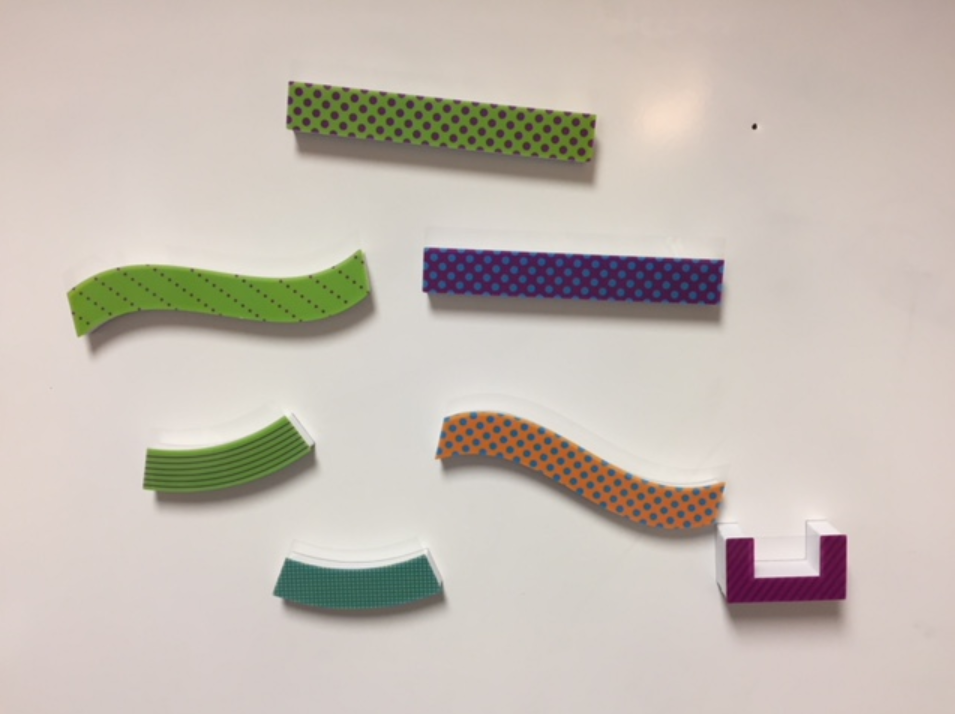
#> input picture all_parts.PNG, 955 x 714 px
$ python attempt1.py   (older library calls are emulated)
#> lines starting #> are read from the running program, lines starting #| are printed output that depends on the picture; after the words box and inside, x2 and y2 are one past the last pixel; in counts of white or black regions, pixels touching at a corner belong together; long printed decimals are rounded
import numpy as np
import cv2 as cv
import pdb


# read image
all = cv.imread('all_parts.PNG')
#> all is the input picture: shape (714, 955, 3); mean B, G, R 179.6, 188.6, 197.6
# [7 lines of commented-out code are left out]

gray_all = cv.cvtColor(all, cv.COLOR_BGR2GRAY)
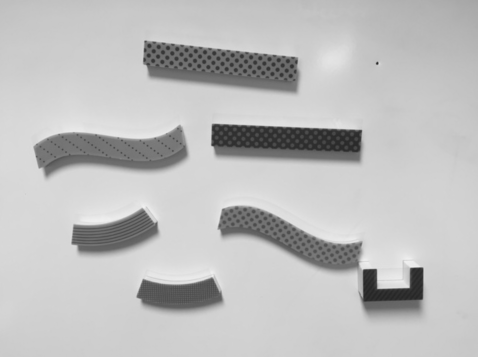
#> gray_all: shape (714, 955) (shown at 1/2 size); min 28, max 242, mean 190.3

# bw image, white is region of interest
ret, thresh = cv.threshold(gray_all, 127, 255, cv.THRESH_BINARY_INV)
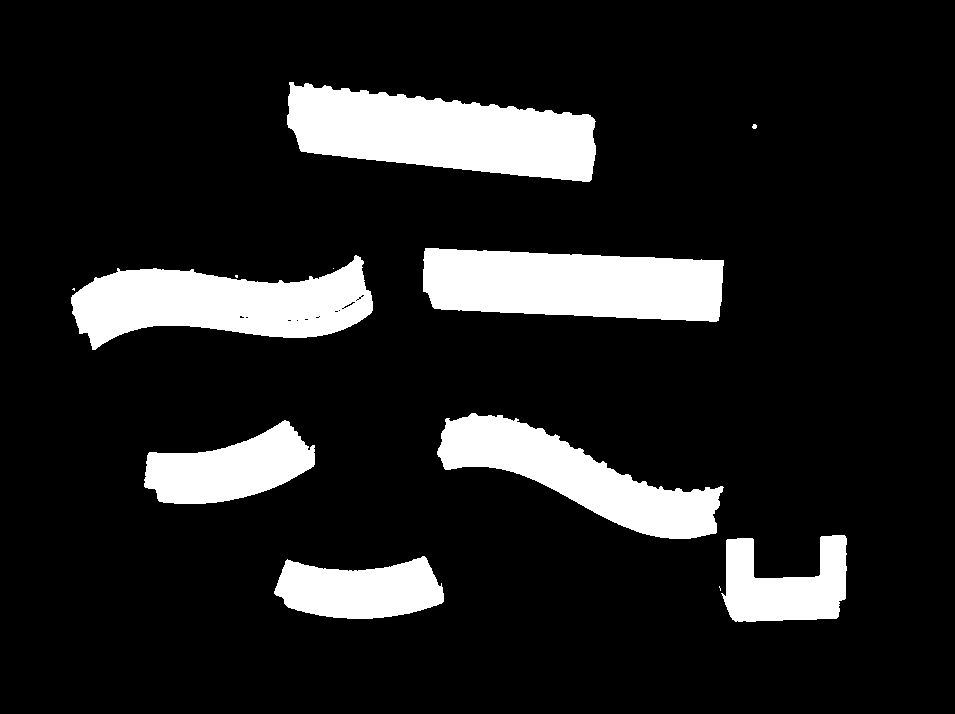
#> thresh: shape (714, 955); 13.7% white; 12 white regions (4 under 20 px), largest, box (x1, y1, x2, y2) and area: (287, 82, 596, 182) 20373, (423, 248, 724, 322) 18161, (71, 255, 373, 350) 16807

# convert BGR to HSV
hsv = cv.cvtColor(all, cv.COLOR_BGR2HSV)
#> hsv: shape (714, 955, 3); mean H, S, V 20.2, 33.4, 199.8
hsv = cv.normalize(hsv.astype('float'), None, 0.0, 1.0, cv.NORM_MINMAX)
#> hsv: shape (714, 955, 3) float64; mean H, S, V 0.0795, 0.132, 0.787
h_ch = hsv[:,:,0]
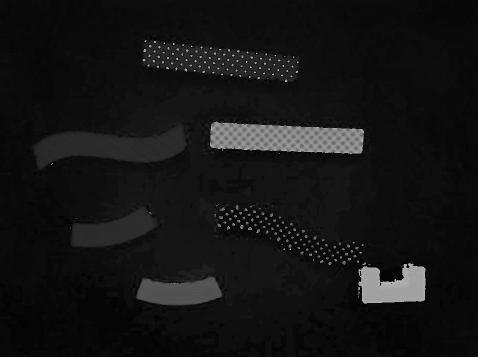
#> h_ch: shape (714, 955) float64 (shown at 1/2 size); min 0, max 0.705, mean 0.0795
mask = h_ch > 0.1
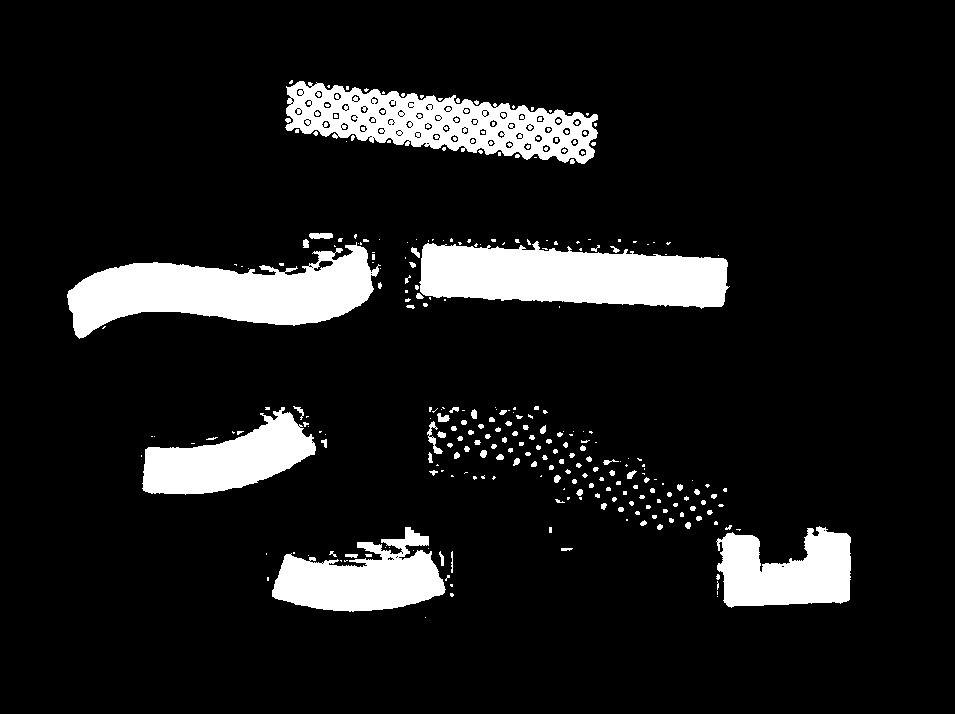
#> mask: shape (714, 955) bool; 10.8% white; 293 white regions (196 under 20 px), largest, box (x1, y1, x2, y2) and area: (67, 242, 381, 339) 15864, (419, 241, 730, 309) 15534, (285, 81, 598, 164) 13114
mask.astype(np.uint8)

thresh = mask*thresh
#> thresh: shape (714, 955); 8.9% white; 152 white regions (86 under 20 px), largest, box (x1, y1, x2, y2) and area: (423, 248, 724, 309) 14283, (71, 255, 371, 335) 12730, (287, 83, 595, 164) 12352

# post process thresh
se = cv.getStructuringElement(cv.MORPH_ELLIPSE,(2, 2))
thresh = cv.erode(thresh, se, iterations = 2)
#> thresh: shape (714, 955); 7.7% white; 167 white regions (160 under 20 px), largest, box (x1, y1, x2, y2) and area: (425, 250, 724, 308) 13530, (73, 257, 371, 334) 11881, (289, 87, 595, 164) 8926

se = cv.getStructuringElement(cv.MORPH_ELLIPSE,(12, 12))
thresh = cv.morphologyEx(thresh, cv.MORPH_CLOSE, se)
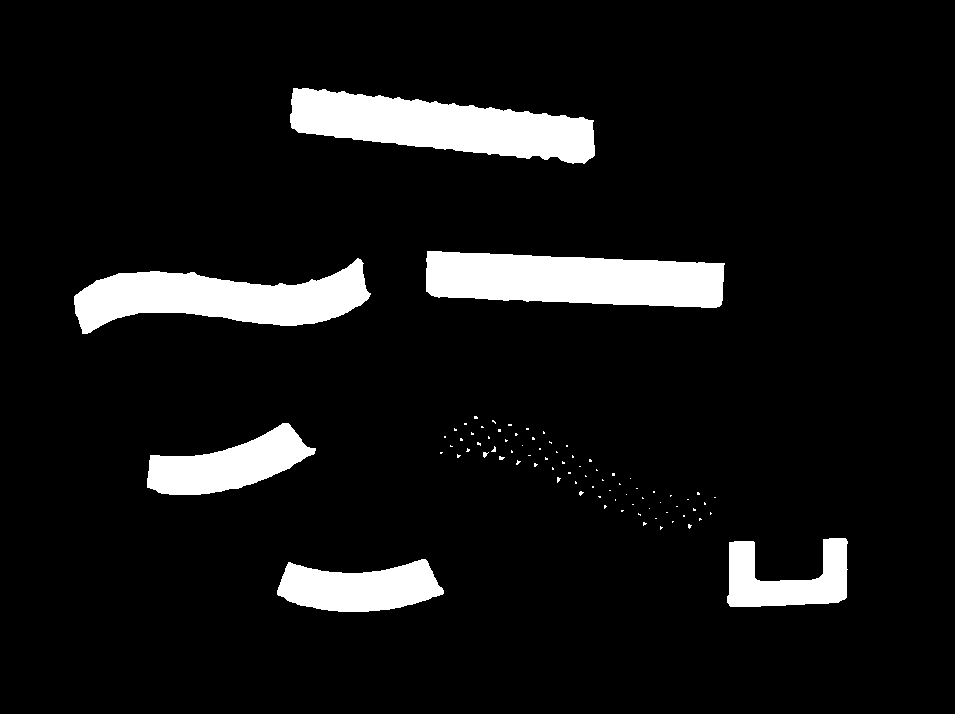
#> thresh: shape (714, 955); 8.4% white; 85 white regions (78 under 20 px)

# find contours
im2, contours, hierarchy = cv.findContours(thresh, 1, 2)
#> contours = 85 contours, 79 with area under 20; largest, box (x1, y1, x2, y2) and area: (290, 88, 595, 164) 13350, (426, 251, 725, 308) 13146, (74, 258, 371, 334) 11776, (147, 423, 316, 495) 6192, (277, 559, 444, 612) 5946, (727, 538, 848, 607) 4782

contours_filtered = []
solidity = []

for c in contours:
    area = cv.contourArea(c)
    if (area > 500 and area < 150000):
        contours_filtered.append(c)

        hull = cv.convexHull(c)
        hull_area = cv.contourArea(hull)
        solidity.append(float(area)/hull_area)
#> this loop made 85 passes
#> (area, hull_area) on passes 1, 2, 80, 83, 84, 85: (5946, 7154), (4782, 7724.5), (6192, 7531), (11776.5, 16977), (13146.5, 13580), (13350.5, 14149.5)
#> after the loop, contours_filtered = 6 contours; box (x1, y1, x2, y2) and area: (290, 88, 595, 164) 13350, (426, 251, 725, 308) 13146, (74, 258, 371, 334) 11776, (147, 423, 316, 495) 6192, (277, 559, 444, 612) 5946, (727, 538, 848, 607) 4782; solidity = [0.831, 0.619, 0.822, 0.694, 0.968, 0.944]


for i, (cont, solid)  in enumerate(zip(contours_filtered, solidity)):
    (x,y,w,h) = cv.boundingRect(cont)
    if solid > 0.9:
        cv.putText(all, 'long rectangle',(x+w,y+h), cv.FONT_HERSHEY_SIMPLEX, 0.5, (0,0,255), 1, cv.LINE_AA)  # red text
    elif solid < 0.65:
        cv.putText(all,'goal',(x+w,y+h), cv.FONT_HERSHEY_SIMPLEX, 0.5, (0,0,255), 1, cv.LINE_AA)  # red text
    elif solid < 0.75 and solid > 0.65:
        cv.putText(all,'big arc',(x+w,y+h), cv.FONT_HERSHEY_SIMPLEX, 0.5, (0,0,255), 1, cv.LINE_AA)  # red text
    elif solid < 0.9 and solid > 0.75:
        cv.putText(all,'small arc',(x+w,y+h), cv.FONT_HERSHEY_SIMPLEX, 0.5, (0,0,255), 1, cv.LINE_AA)  # red text
    else:
        cv.putText(all,'WTF IS THIS?!?!?!?!',(x+w,y+h), cv.FONT_HERSHEY_SIMPLEX, 0.5, (0,0,255), 1, cv.LINE_AA)  # red text

    cv.rectangle(all,(x,y),(x+w,y+h),(255,0,0),2)
#> this loop made 6 passes
#> (solid, x, y, w, h) on passes 1 to 6: (0.831, 277, 559, 167, 53), (0.619, 727, 538, 121, 69), (0.822, 147, 423, 169, 72), (0.694, 74, 258, 297, 76), (0.968, 426, 251, 299, 57), (0.944, 290, 88, 305, 76)
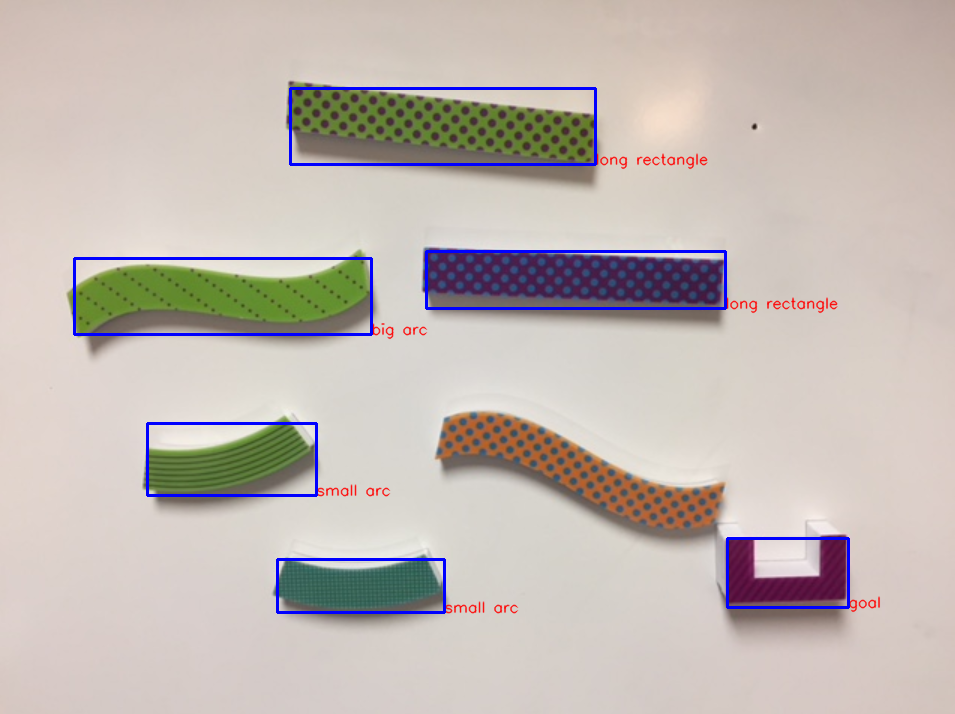
#> all: shape (714, 955, 3); 1.98% of pixels changed, all inside (x1, y1, x2, y2) = (73, 87, 881, 614)


print (solidity)
#| [0.8311, 0.6191, 0.8222, 0.6937, 0.9681, 0.9435]

cv.imshow('thresh', thresh)
cv.imshow("Contours",all);
cv.waitKey(0)


# # blob detector
# detector = cv.SimpleBlobDetector_create(params)
# keypoints = detector.detect(thresh)

$ run again, with Bshort_curve.PNG copied over all_parts.PNG
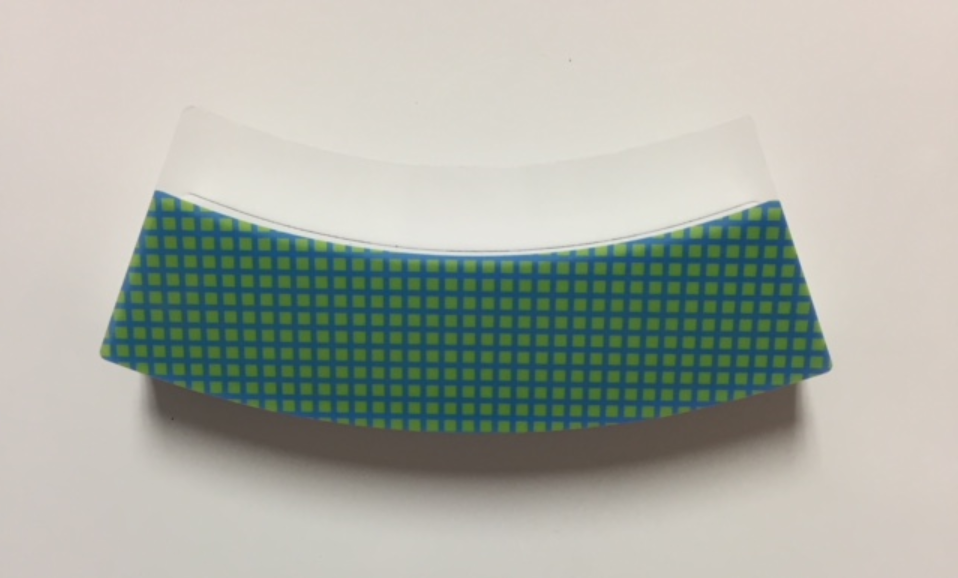
#> input picture Bshort_curve.PNG, 958 x 578 px
#> all is the input picture: shape (578, 958, 3); mean B, G, R 165.1, 173.9, 169.3
#> mask: shape (578, 958) bool; 31% white; 182 white regions (137 under 20 px), largest, box (x1, y1, x2, y2) and area: (94, 138, 838, 437) 156473, (237, 494, 401, 578) 7043, (399, 524, 505, 578) 1872
#> `thresh = cv.morphologyEx(thresh, cv.MORPH_CLOSE, se)`:
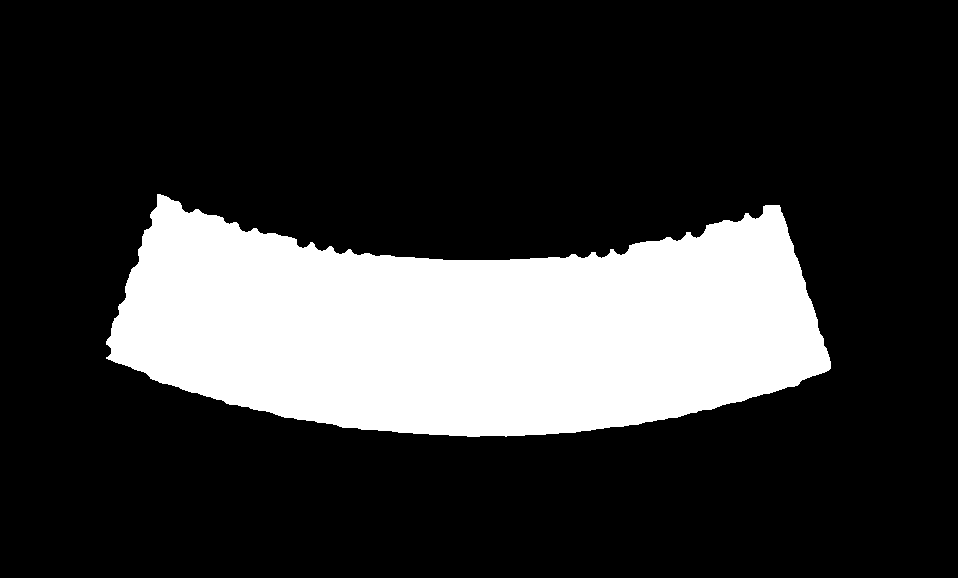
#> thresh: shape (578, 958); 21.8% white; 1 white region
#> contours = 1 contour; box (x1, y1, x2, y2) and area: (106, 194, 831, 437) 120094
#> the loop `for c in contours:` made 1 pass
#> (area, hull_area) on pass 1: (120093.5, 147176)
#> after the loop `for c in contours:`: contours_filtered has the same summary as contours; solidity = [0.816]
#> the loop `for i, (cont, solid)  in enumerate(zip(contours_filtered, solidity)):` made 1 pass
#> (solid, x, y, w, h) on pass 1: (0.816, 106, 194, 725, 243)
#> after the loop `for i, (cont, solid)  in enumerate(zip(contours_filtered, solidity)):`:
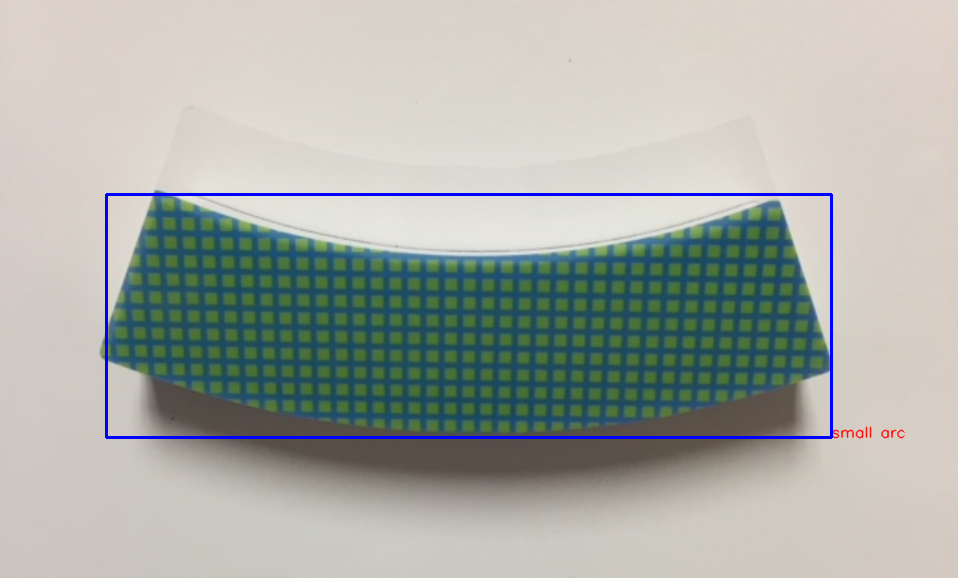
#> all: shape (578, 958, 3); 1.13% of pixels changed, all inside (x1, y1, x2, y2) = (105, 193, 906, 439)
#| [0.816]

$ run again, with Glong_curve.PNG copied over all_parts.PNG
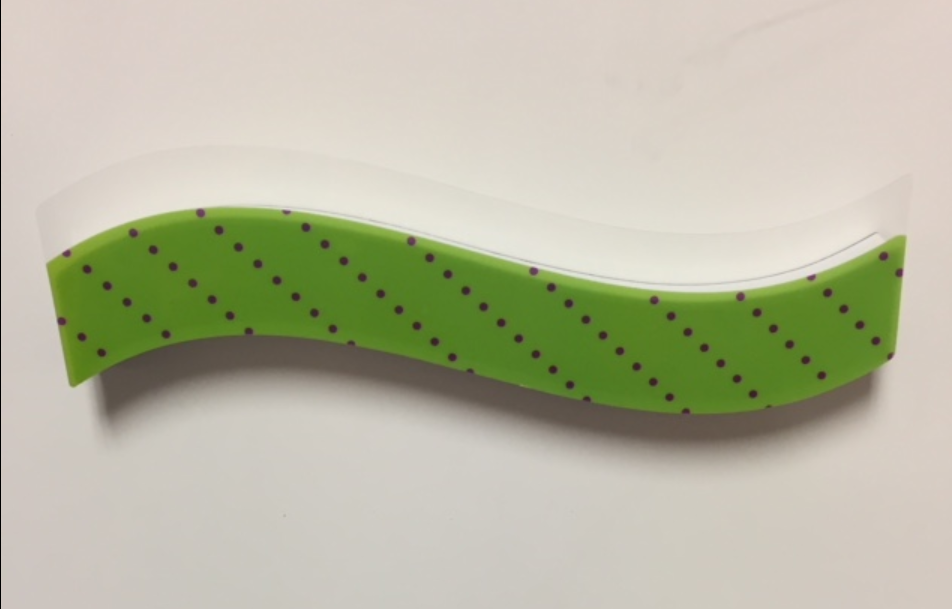
#> input picture Glong_curve.PNG, 952 x 609 px
#> all is the input picture: shape (609, 952, 3); mean B, G, R 162.4, 185.8, 184.9
#> mask: shape (609, 952) bool; 22.6% white; 121 white regions (92 under 20 px), largest, box (x1, y1, x2, y2) and area: (45, 172, 911, 417) 127873, (378, 568, 409, 609) 376, (504, 192, 553, 200) 299
#> `thresh = cv.morphologyEx(thresh, cv.MORPH_CLOSE, se)`:
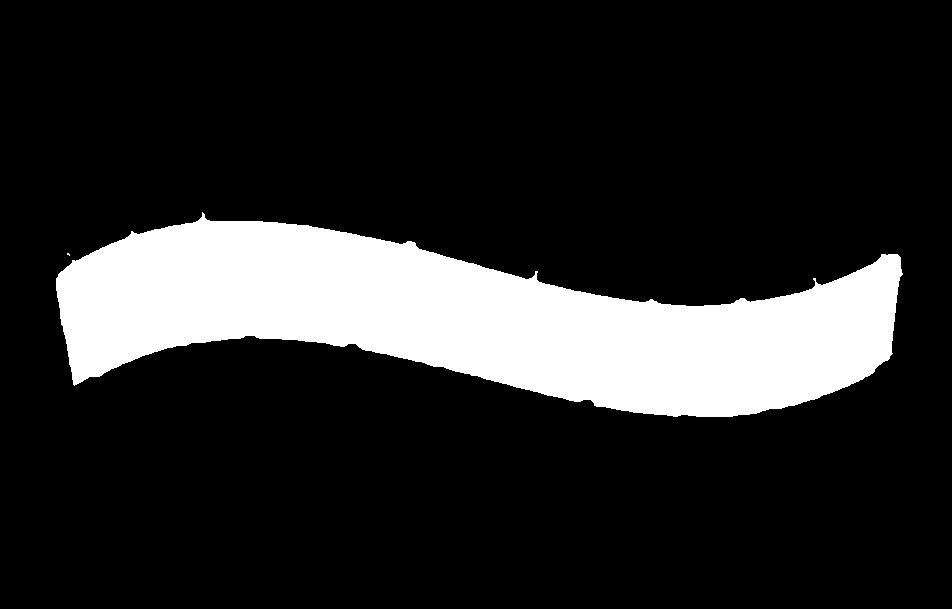
#> thresh: shape (609, 952); 16.5% white; 2 white regions (1 under 20 px)
#> contours = 2 contours, 1 with area under 20; largest, box (x1, y1, x2, y2) and area: (56, 212, 903, 417) 94692
#> the loop `for c in contours:` made 2 passes
#> (area, hull_area) on pass 2: (94692, 139289)
#> after the loop `for c in contours:`: contours_filtered = 1 contour; box (x1, y1, x2, y2) and area: (56, 212, 903, 417) 94692; solidity = [0.68]
#> the loop `for i, (cont, solid)  in enumerate(zip(contours_filtered, solidity)):` made 1 pass
#> (solid, x, y, w, h) on pass 1: (0.68, 56, 212, 847, 205)
#> after the loop `for i, (cont, solid)  in enumerate(zip(contours_filtered, solidity)):`:
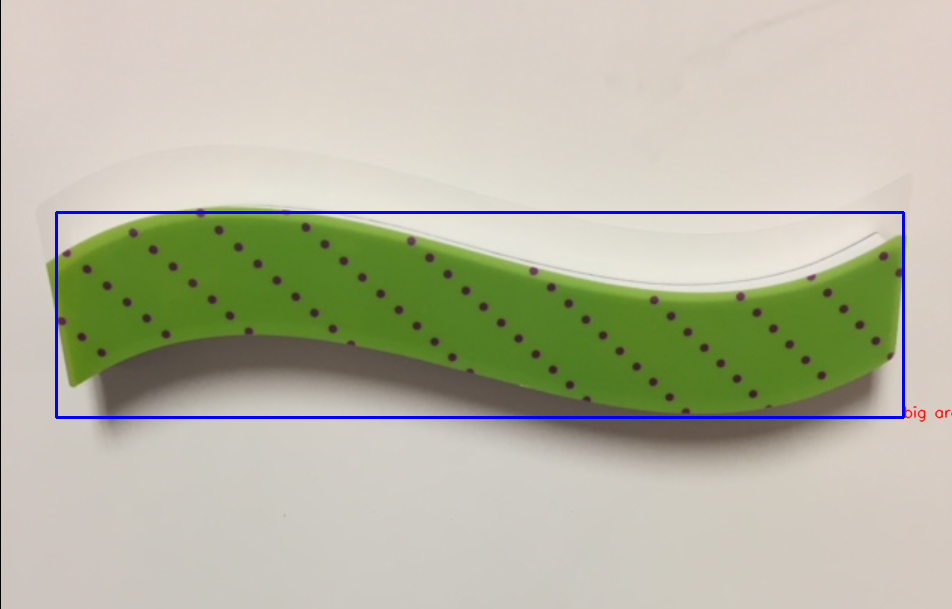
#> all: shape (609, 952, 3); 1.14% of pixels changed, all inside (x1, y1, x2, y2) = (55, 211, 952, 423)
#| [0.6798]
